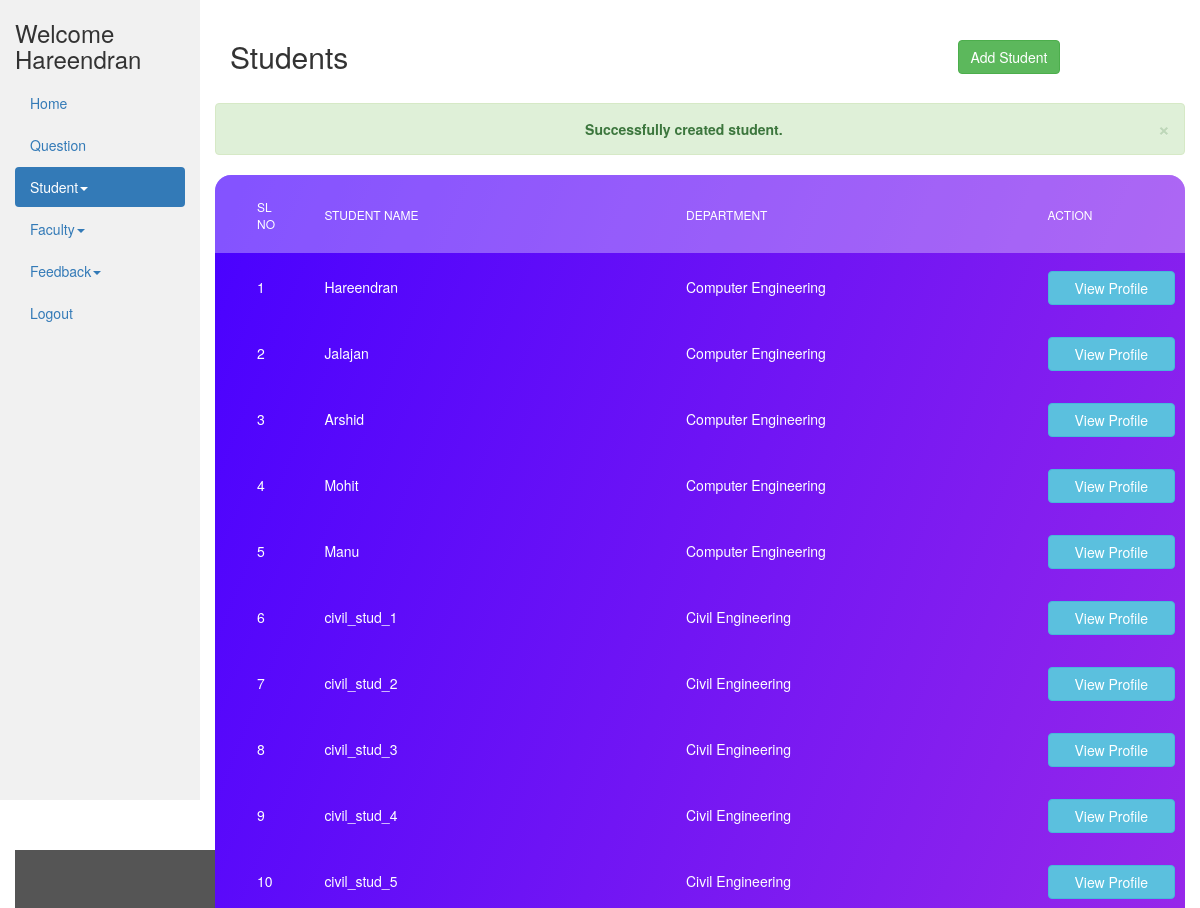
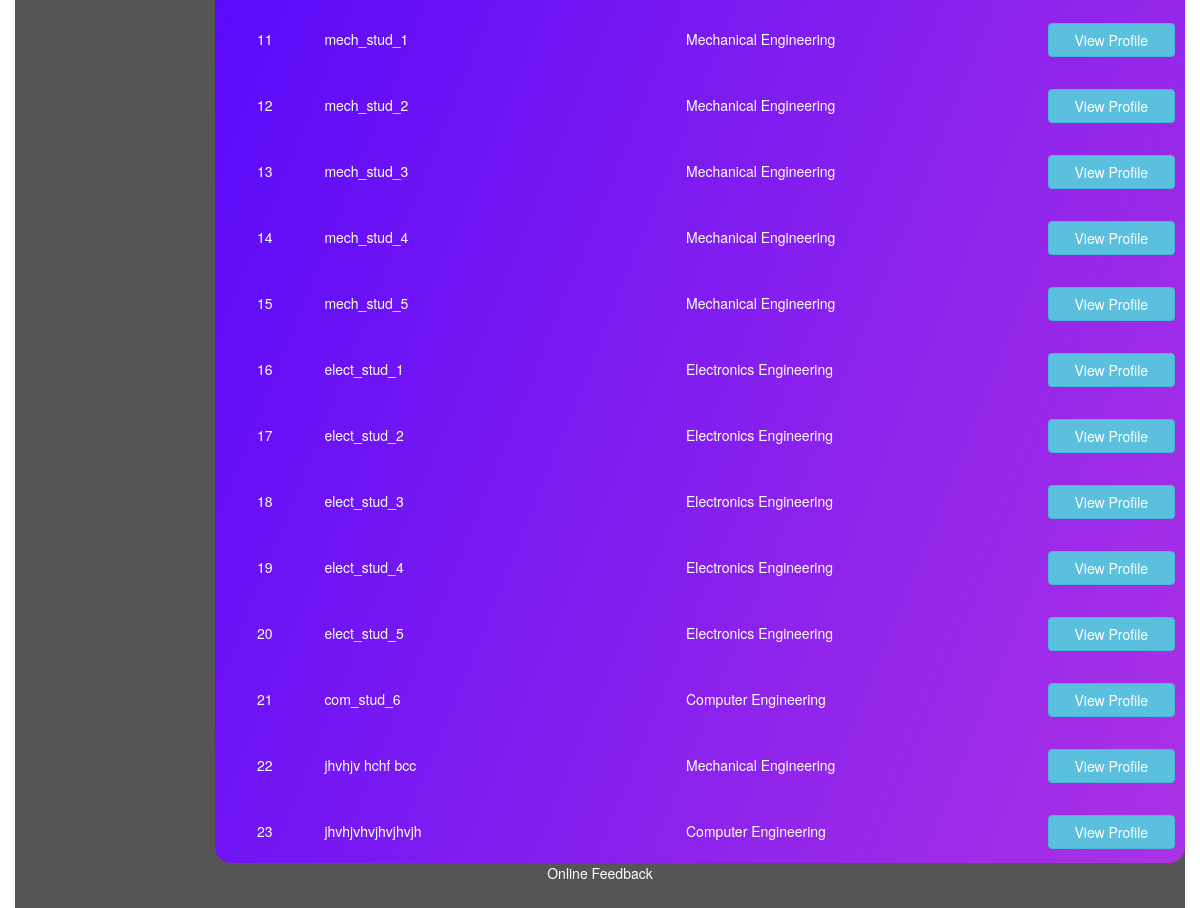
Page /admin/view_students.php?status=success (signed in) on the earlier database version (2 pictures, top to bottom).
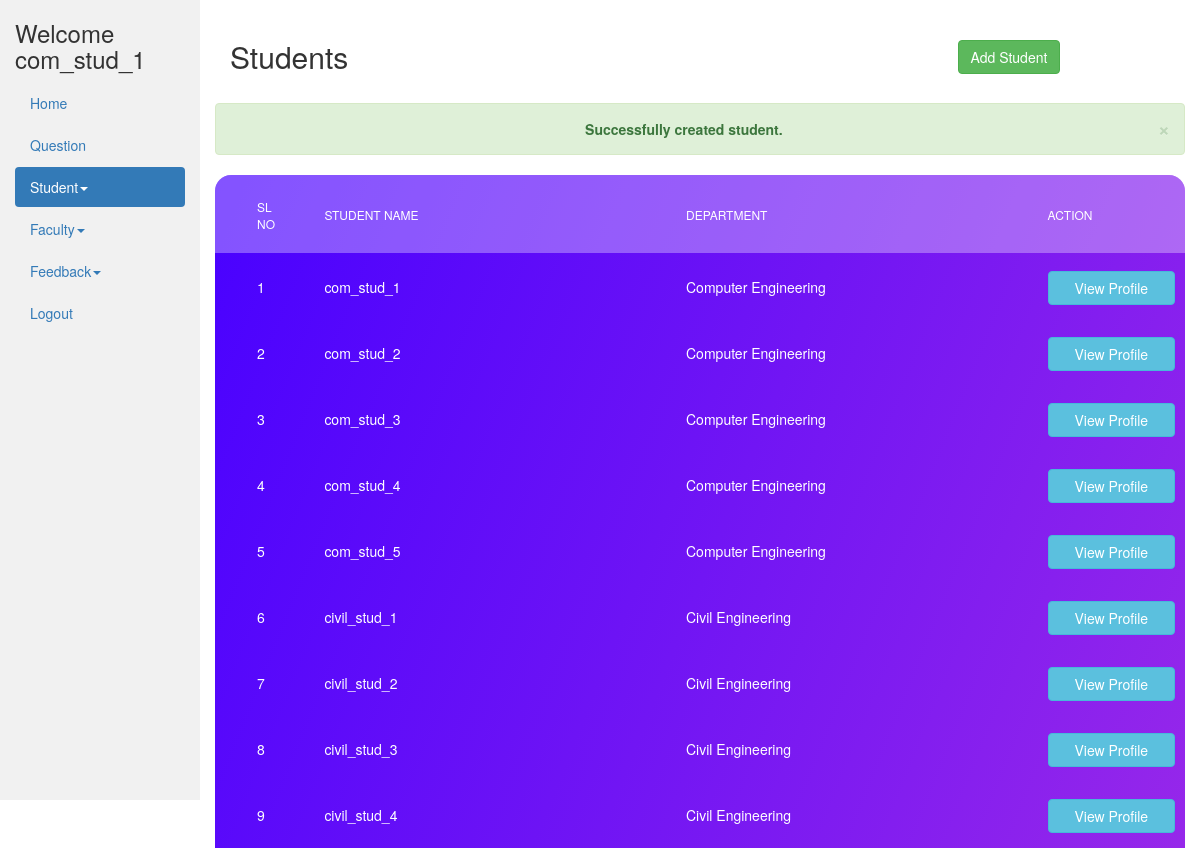
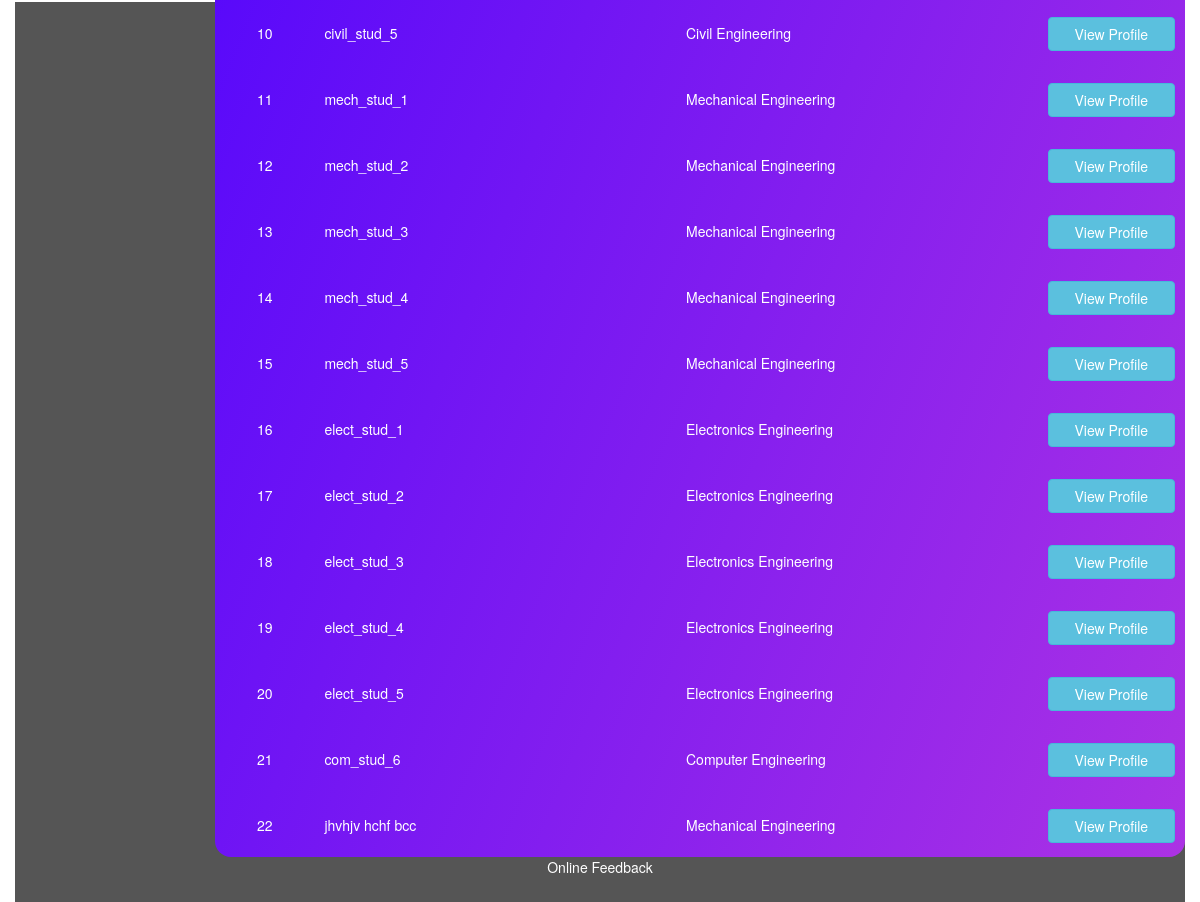
Same page on the later database version (2 pictures, top to bottom).
### tables this page shows
CREATE TABLE IF NOT EXISTS `student` (
  `id` int(11) NOT NULL AUTO_INCREMENT,
  `name` char(40) NOT NULL,
  `gender` int(11) NOT NULL,
  `email` varchar(40) NOT NULL,
  `mobile` bigint(11) NOT NULL,
  `department_id` int(11) NOT NULL,
  `semester_id` int(10) NOT NULL,
  `image` varchar(50) NOT NULL DEFAULT '../img/no_image.jpg',
  `dob` date NOT NULL,
  `regid` int(11) NOT NULL,
  `feedback_submitted` int(11) NOT NULL DEFAULT 0,
  PRIMARY KEY (`id`),
  UNIQUE KEY `regid` (`regid`)
);

CREATE TABLE IF NOT EXISTS `department` (
  `id` int(11) NOT NULL,
  `name` varchar(250) NOT NULL,
  PRIMARY KEY (`id`)
);

### admin/view_students.php (the view, shortened to what this page needs)
<?php
include_once '../database/dbconfig.php';
?>
<!DOCTYPE html>
<html lang="en">
<head>
  <link rel="stylesheet" href="../css/bootstrap-3.4.1.min.css" />
  <link rel="stylesheet" type="text/css" href="../css/main.css" />
</head>
<body>
  <div class="container-fluid">
    <div class="row content">
      <div class="col-sm-2 sidenav">
                    <h3>Welcome
                        <?php echo ($_SESSION['login_user']); ?>
                    </h3>
                    <ul class="nav nav-pills nav-stacked">
                        <li><a href="admin_dashboard.php">Home</a></li>
                        <li><a href="view_questions.php">Question</a></li>
                        <li class="active">
                            <a href="#stud_sub-menu" data-toggle="collapse" data-parent="#main-menu">Student<span class="caret"></span></a>
                        </li>
                        <li>
                            <a href="#fac_sub-menu" data-toggle="collapse" data-parent="#main-menu">Faculty<span class="caret"></span></a>
                        </li>
                        <li>
                            <a href="#feedsub-menu" data-toggle="collapse" data-parent="#main-menu">Feedback<span class="caret"></span></a>
                        </li>
                        <li><a href="../logout.php">Logout</a></li>
                    </ul><br>
                </div>
      <div class="col-sm-10">
        <br />
        <div class="container-fluid">
          <div class="row">
            <div class="col-md-9"><h2>Students</h2></div><br />
            <div class="col-md-3">
              <a href="add_student.php" class="btn btn-success">Add Student</a>
            </div>
          </div>
        </div>
        <br />
                        <?php
                          if(isset($_GET['status'])) {
                            if ($_GET['status'] == 'success') {
                              echo ('<div class="alert text-center alert-success alert-dismissible">
                              <a class="panel-close close" data-dismiss="alert">×</a>
                              <strong>Successfully created student.</strong>
                              </div>');
                            } elseif ($_GET['status'] == 'failed') {
                              echo ('<div class="alert text-center alert-danger alert-dismissible">
                              <a class="panel-close close" data-dismiss="alert">×</a>
                              <strong>Failed to create student.</strong>
                              </div>');
                            }
                          }
                        ?>
        <div class="table100 ver6 m-b-110">
          <table data-vertable="ver6" id="students">
            <thead>
              <tr class="row100 head">
                <th class="column100 column1" data-column="column1">
                  Sl No
                </th>
                <th class="column100 column2" data-column="column2">
                  Student Name
                </th>
                <th class="column100 column2" data-column="column2">
                  Department
                </th>
                <th class="column100 column3" data-column="column3">
                  Action
                </th>
              </tr>
            </thead>
            <tbody>
              <?php
                $sql = 'SELECT * FROM `student`';
                $result = mysqli_query($conn, $sql);
                $count = 0;
                while ($rows = mysqli_fetch_array($result)) {
                $count++;
              ?>
              <tr class="row100 data">
                <td class="column100 column1 value" data-column="column1">
                  <?php echo $count; ?>
                </td>
                <td class="column100 column2 value" data-column="column2">
                  <?php echo $rows['name']; ?>
                </td>
                <td class="column100 column2 value" data-column="column2">
                  <?php
                          $dep_sql = "select * from department where id = " . $rows['department_id'];
                          $dep_result = mysqli_query($conn, $dep_sql);
                          $dep_row = mysqli_fetch_array($dep_result);
                          echo $dep_row['name'];
                  ?>
                </td>
                <td class="column100 column3" data-column="column3">
                  <a class="btn btn-block btn-info"
                    href="view_student_profile.php?student_id=<?php echo $rows['id'] ?>">View Profile</a>
                </td>
              </tr>
              <?php
                }
              ?>
            </tbody>
          </table>
        </div>
    </div>
  </div>
  <footer class="container-fluid" style="margin-top: 50px">
    <center>
      <p>Online Feedback</p>
    </center>
  </footer>
</body>
</html>

Differences in the rows shown:
removed student: name "jhvhjvhvjhvjhvjh", department.name "Computer Engineering"
changed student: name "Hareendran" → "com_stud_1"
changed student: name "Jalajan" → "com_stud_2"
changed student: name "Arshid" → "com_stud_3"
changed student: name "Mohit" → "com_stud_4"
changed student: name "Manu" → "com_stud_5"
Other differences:
$_SESSION['login_user']: "Hareendran" → "com_stud_1"
